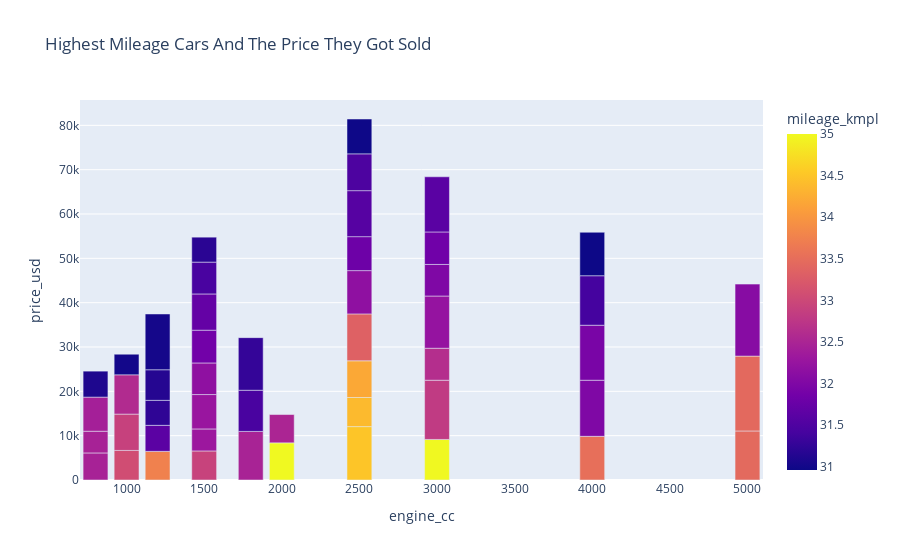

Write notebook code for a chart like this one.
### Code cell
fig=px.bar(highest_ml_loc,x="engine_cc",y="price_usd",color="mileage_kmpl",title="Highest Mileage Cars And The Price They Got Sold",barmode="group")
fig.show()

### Figure 1 — Plotly figure (JSON) as saved in the notebook; plotly's stock layout.template omitted (floating-point values rounded to 4 significant figures)
{"data": [{"alignmentgroup": "True", "hovertemplate": "engine_cc=%{x}<br>price_usd=%{y}<br>mileage_kmpl=%{marker.color}<extra></extra>", "legendgroup": "", "marker": {"color": [35.0, 34.99, 34.5, 34.38, 34.2, 33.75, 33.52, 33.45, 33.44, 33.34, 33.07, 32.93, 32.9, 32.81, 32.63, 32.59, 32.51, 32.47, 32.46, 32.46, 32.42, 32.31, 32.27, 32.23, 32.17, 32.17, 32.08, 32.0, 32.0, 31.93, 31.86, 31.84, 31.81, 31.72, 31.62, 31.61, 31.57, 31.48, 31.44, 31.44, 31.4, 31.27, 31.23, 31.19, 31.15, 31.09, 31.02, 31.01, 30.97, 30.96], "coloraxis": "coloraxis", "pattern": {"shape": ""}}, "name": "", "offsetgroup": "", "orientation": "v", "showlegend": false, "textposition": "auto", "type": "bar", "x": [2000, 3000, 2500, 2500, 2500, 1200, 4000, 5000, 5000, 2500, 1000, 1500, 1000, 3000, 3000, 1000, 2000, 1800, 800, 800, 800, 1500, 1500, 3000, 1500, 2500, 5000, 3000, 4000, 4000, 1500, 3000, 2500, 1500, 1200, 3000, 2500, 2500, 1500, 1800, 4000, 1800, 1200, 1500, 1200, 800, 1200, 1000, 2500, 4000], "xaxis": "x", "y": [8382.0, 9149.0, 12040.0, 6569.0, 8276.0, 6463.0, 9853.0, 11060.0, 16890.0, 10580.0, 6671.0, 6554.0, 8193.0, 13360.0, 7217.0, 8865.0, 6387.0, 10960.0, 6105.0, 4896.0, 7695.0, 4961.0, 7759.0, 11780.0, 7128.0, 9762.0, 16240.0, 7126.0, 12650.0, 12410.0, 7390.0, 7330.0, 7661.0, 8173.0, 5869.0, 12440.0, 10380.0, 8303.0, 7185.0, 9291.0, 11170.0, 11870.0, 5638.0, 5627.0, 6896.0, 5860.0, 12580.0, 4643.0, 7859.0, 9804.0], "yaxis": "y"}], "layout": {"barmode": "group", "coloraxis": {"colorbar": {"title": {"text": "mileage_kmpl"}}, "colorscale": [[0, "#0d0887"], [0.1111, "#46039f"], [0.2222, "#7201a8"], [0.3333, "#9c179e"], [0.4444, "#bd3786"], [0.5556, "#d8576b"], [0.6667, "#ed7953"], [0.7778, "#fb9f3a"], [0.8889, "#fdca26"], [1, "#f0f921"]]}, "legend": {"tracegroupgap": 0}, "title": {"text": "Highest Mileage Cars And The Price They Got Sold"}, "xaxis": {"anchor": "y", "domain": [0, 1], "title": {"text": "engine_cc"}}, "yaxis": {"anchor": "x", "domain": [0, 1], "title": {"text": "price_usd"}}}}
